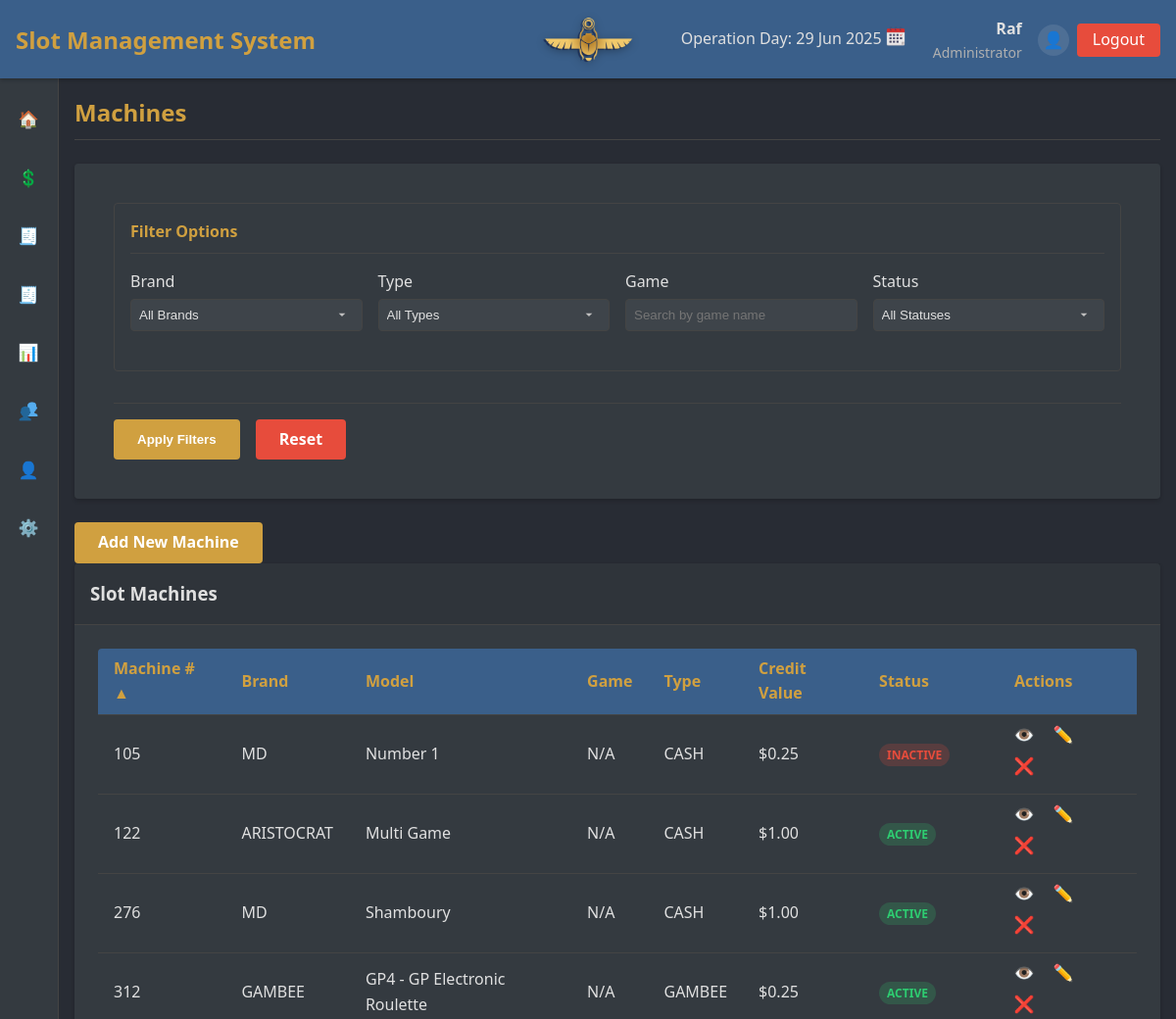
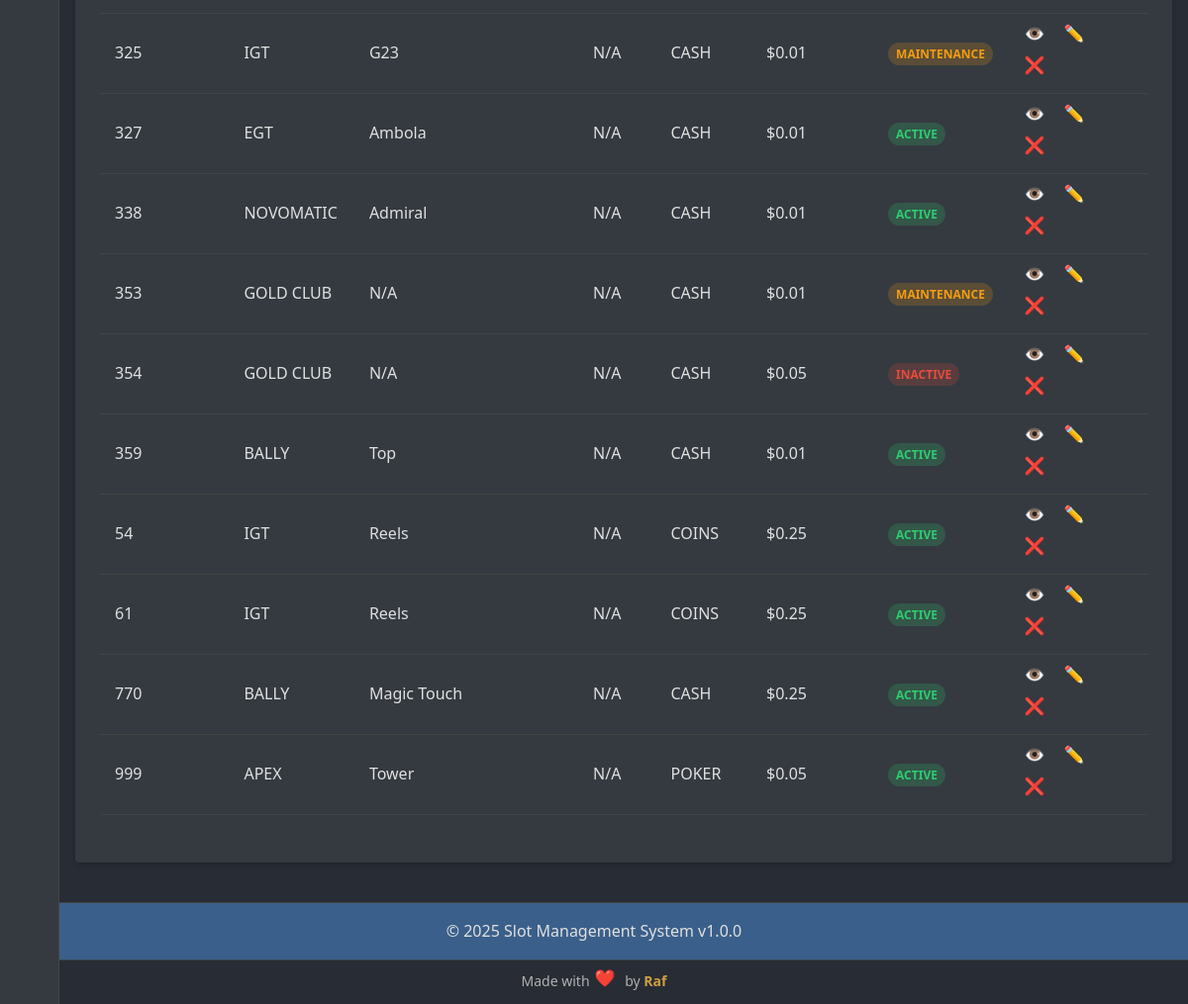
/index.php?page=machines (signed in), run on the app's committed database (2 pictures, top to bottom).
### tables this page shows
CREATE TABLE `machines` (
  `id` int NOT NULL AUTO_INCREMENT,
  `machine_number` varchar(50) NOT NULL,
  `brand_id` int DEFAULT NULL,
  `model` varchar(100) NOT NULL,
  `game` varchar(100) DEFAULT NULL,
  `type_id` int DEFAULT NULL,
  `credit_value` decimal(10,2) NOT NULL,
  `manufacturing_year` int DEFAULT NULL,
  `ip_address` varchar(15) DEFAULT NULL,
  `mac_address` varchar(17) DEFAULT NULL,
  `serial_number` varchar(100) DEFAULT NULL,
  `status` enum('Active','Inactive','Maintenance','Reserved') NOT NULL DEFAULT 'Active',
  `created_at` timestamp NULL DEFAULT CURRENT_TIMESTAMP,
  `updated_at` timestamp NULL DEFAULT CURRENT_TIMESTAMP ON UPDATE CURRENT_TIMESTAMP,
  PRIMARY KEY (`id`),
  UNIQUE KEY `machine_number` (`machine_number`),
  UNIQUE KEY `serial_number` (`serial_number`),
  KEY `brand_id` (`brand_id`),
  KEY `type_id` (`type_id`),
  KEY `idx_machines_game` (`game`)
);

CREATE TABLE `brands` (
  `id` int NOT NULL AUTO_INCREMENT,
  `name` varchar(100) NOT NULL,
  `description` text,
  `created_at` timestamp NULL DEFAULT CURRENT_TIMESTAMP,
  `updated_at` timestamp NULL DEFAULT CURRENT_TIMESTAMP ON UPDATE CURRENT_TIMESTAMP,
  PRIMARY KEY (`id`),
  UNIQUE KEY `name` (`name`)
);

CREATE TABLE `machine_types` (
  `id` int NOT NULL AUTO_INCREMENT,
  `name` varchar(50) NOT NULL,
  `description` text,
  `created_at` timestamp NULL DEFAULT CURRENT_TIMESTAMP,
  `updated_at` timestamp NULL DEFAULT CURRENT_TIMESTAMP ON UPDATE CURRENT_TIMESTAMP,
  PRIMARY KEY (`id`),
  UNIQUE KEY `name` (`name`)
);

### includes/functions.php (called while the page is built, shortened)
<?php
function has_permission($required_role) {
    $user_role = $_SESSION['user_role'] ?? '';
    if ($user_role === 'admin') {
        return true;
    }
    return false;
}
function format_currency($amount) {
    return '$' . number_format((float)$amount, 2);
}
function icon($name) {
    return ICON_PATH . '/' . $name . '.png';
}
?>

### pages/machines/list.php (the view, shortened to what this page needs)
<?php
$sort_column = isset($_GET['sort']) ? $_GET['sort'] : 'machine_number';
$sort_order = isset($_GET['order']) ? $_GET['order'] : 'ASC';
$toggle_order = $sort_order == 'ASC' ? 'DESC' : 'ASC';
$filter_brand = isset($_GET['brand']) ? $_GET['brand'] : '';
$filter_type = isset($_GET['type']) ? $_GET['type'] : '';
$filter_status = isset($_GET['status']) ? $_GET['status'] : '';
$filter_game = isset($_GET['game']) ? $_GET['game'] : '';
$query = "
    SELECT m.*, b.name as brand_name, mt.name as type_name
    FROM machines m
    LEFT JOIN brands b ON m.brand_id = b.id
    LEFT JOIN machine_types mt ON m.type_id = mt.id
    WHERE 1=1
";
$params = [];
$query .= " ORDER BY " . ($sort_column == 'brand_id' ? 'b.name' : ($sort_column == 'type_id' ? 'mt.name' : "m.$sort_column")) . " $sort_order";
try {
    $stmt = $conn->prepare($query);
    $stmt->execute($params);
    $machines = $stmt->fetchAll();
} catch (PDOException $e) {
    echo "Database error: " . $e->getMessage();
    $machines = [];
    $brands = [];
    $types = [];
    $games = [];
}
?>
<div class="machines-list fade-in">
    <div class="filters-container card mb-6">
        <div class="card-body">
            <form action="index.php" method="GET">
                <div class="form-section">
                    <h4>Filter Options</h4>
                    <div class="row">
                        <div class="col">
                            <div class="form-group">
                                <label for="brand">Brand</label>
                                <select name="brand" id="brand" class="form-control">
                                    <option value="">All Brands</option>
                                </select>
                            </div>
                        </div>
                        <div class="col">
                            <div class="form-group">
                                <label for="type">Type</label>
                                <select name="type" id="type" class="form-control">
                                    <option value="">All Types</option>
                                </select>
                            </div>
                        </div>
                        <div class="col">
                            <div class="form-group">
                                <label for="game">Game</label>
                                <input type="text" name="game" id="game" class="form-control"
                                       value="<?php echo htmlspecialchars($filter_game); ?>"
                                       placeholder="Search by game name">
                            </div>
                        </div>
                        <div class="col">
                            <div class="form-group">
                                <label for="status">Status</label>
                                <select name="status" id="status" class="form-control">
                                    <option value="">All Statuses</option>
                                </select>
                            </div>
                        </div>
                    </div>
                </div>
                <div class="form-actions">
                    <button type="submit" class="btn btn-primary">Apply Filters</button>
                    <a href="index.php?page=machines" class="btn btn-danger">Reset</a>
                </div>
            </form>
        </div>
    </div>
    <?php if ($can_edit): ?>
    <div class="action-buttons">
        <a href="index.php?page=machines&action=create" class="btn btn-primary">Add New Machine</a>
    </div>
    <?php endif; ?>
    <div class="card">
        <div class="card-header">
            <h3>Slot Machines</h3>
        </div>
        <div class="card-body">
            <div class="table-container">
                <table>
                    <thead>
                        <tr>
                            <th>
                                <a href="index.php?page=machines&sort=machine_number&order=<?php echo $sort_column == 'machine_number' ? $toggle_order : 'ASC'; ?><?php echo !empty($filter_brand) ? '&brand=' . $filter_brand : ''; ?><?php echo !empty($filter_type) ? '&type=' . $filter_type : ''; ?><?php echo !empty($filter_status) ? '&status=' . $filter_status : ''; ?><?php echo !empty($filter_game) ? '&game=' . urlencode($filter_game) : ''; ?>">
                                    Machine #
                                    <?php if ($sort_column == 'machine_number'): ?>
                                        <span class="sort-indicator"><?php echo $sort_order == 'ASC' ? '▲' : '▼'; ?></span>
                                    <?php endif; ?>
                                </a>
                            </th>
                            <th>
                                <a href="index.php?page=machines&sort=brand_id&order=<?php echo $sort_column == 'brand_id' ? $toggle_order : 'ASC'; ?><?php echo !empty($filter_brand) ? '&brand=' . $filter_brand : ''; ?><?php echo !empty($filter_type) ? '&type=' . $filter_type : ''; ?><?php echo !empty($filter_status) ? '&status=' . $filter_status : ''; ?><?php echo !empty($filter_game) ? '&game=' . urlencode($filter_game) : ''; ?>">
                                    Brand
                                </a>
                            </th>
                            <th>Model</th>
                            <th>
                                <a href="index.php?page=machines&sort=game&order=<?php echo $sort_column == 'game' ? $toggle_order : 'ASC'; ?><?php echo !empty($filter_brand) ? '&brand=' . $filter_brand : ''; ?><?php echo !empty($filter_type) ? '&type=' . $filter_type : ''; ?><?php echo !empty($filter_status) ? '&status=' . $filter_status : ''; ?><?php echo !empty($filter_game) ? '&game=' . urlencode($filter_game) : ''; ?>">
                                    Game
                                </a>
                            </th>
                            <th>
                                <a href="index.php?page=machines&sort=type_id&order=<?php echo $sort_column == 'type_id' ? $toggle_order : 'ASC'; ?><?php echo !empty($filter_brand) ? '&brand=' . $filter_brand : ''; ?><?php echo !empty($filter_type) ? '&type=' . $filter_type : ''; ?><?php echo !empty($filter_status) ? '&status=' . $filter_status : ''; ?><?php echo !empty($filter_game) ? '&game=' . urlencode($filter_game) : ''; ?>">
                                    Type
                                </a>
                            </th>
                            <th>
                                <a href="index.php?page=machines&sort=credit_value&order=<?php echo $sort_column == 'credit_value' ? $toggle_order : 'ASC'; ?><?php echo !empty($filter_brand) ? '&brand=' . $filter_brand : ''; ?><?php echo !empty($filter_type) ? '&type=' . $filter_type : ''; ?><?php echo !empty($filter_status) ? '&status=' . $filter_status : ''; ?><?php echo !empty($filter_game) ? '&game=' . urlencode($filter_game) : ''; ?>">
                                    Credit Value
                                </a>
                            </th>
                            <th>
                                <a href="index.php?page=machines&sort=status&order=<?php echo $sort_column == 'status' ? $toggle_order : 'ASC'; ?><?php echo !empty($filter_brand) ? '&brand=' . $filter_brand : ''; ?><?php echo !empty($filter_type) ? '&type=' . $filter_type : ''; ?><?php echo !empty($filter_status) ? '&status=' . $filter_status : ''; ?><?php echo !empty($filter_game) ? '&game=' . urlencode($filter_game) : ''; ?>">
                                    Status
                                </a>
                            </th>
                            <th>Actions</th>
                        </tr>
                    </thead>
                    <tbody>
                        <?php if (empty($machines)): ?>
                            <tr>
                                <td colspan="8" class="text-center">No machines found</td>
                            </tr>
                        <?php else: ?>
                            <?php foreach ($machines as $machine): ?>
                                <tr>
                                    <td><?php echo htmlspecialchars($machine['machine_number']); ?></td>
                                    <td><?php echo htmlspecialchars($machine['brand_name'] ?? 'N/A'); ?></td>
                                    <td><?php echo htmlspecialchars($machine['model']); ?></td>
                                    <td><?php echo htmlspecialchars($machine['game'] ?? 'N/A'); ?></td>
                                    <td><?php echo htmlspecialchars($machine['type_name']); ?></td>
                                    <td><?php echo format_currency($machine['credit_value']); ?></td>
                                    <td>
                                        <span class="status status-<?php echo strtolower($machine['status']); ?>">
                                            <?php echo htmlspecialchars($machine['status']); ?>
                                        </span>
                                    </td>
                                    <td>
                                        <a href="index.php?page=machines&action=view&id=<?php echo $machine['id']; ?>" class="action-btn view-btn" data-tooltip="View Details"><span class="menu-icon"><img src="<?= icon('view2') ?>"/></span></a>
                                        <?php if ($can_edit): ?>
                                            <a href="index.php?page=machines&action=edit&id=<?php echo $machine['id']; ?>" class="action-btn edit-btn" data-tooltip="Edit"><span class="menu-icon"><img src="<?= icon('edit') ?>"/></span></a>
                                            <a href="index.php?page=machines&action=delete&id=<?php echo $machine['id']; ?>" class="action-btn delete-btn" data-tooltip="Delete" data-confirm="Are you sure you want to delete this machine?"><span class="menu-icon"><img src="<?= icon('delete') ?>"/></span></a>
                                        <?php endif; ?>
                                    </td>
                                </tr>
                            <?php endforeach; ?>
                        <?php endif; ?>
                    </tbody>
                </table>
            </div>
        </div>
    </div>
</div>

### data on the page
machines: machine_number "105", brand.name "MD", model "Number 1", game "N/A", machine_types.name "CASH", credit_value "$0.25", status "INACTIVE"
machines: machine_number "122", brand.name "ARISTOCRAT", model "Multi Game", game "N/A", machine_types.name "CASH", credit_value "$1.00", status "ACTIVE"
machines: machine_number "276", brand.name "MD", model "Shamboury", game "N/A", machine_types.name "CASH", credit_value "$1.00", status "ACTIVE"
machines: machine_number "312", brand.name "GAMBEE", model "GP4 - GP Electronic Roulette", game "N/A", machine_types.name "GAMBEE", credit_value "$0.25", status "ACTIVE"
machines: machine_number "325", brand.name "IGT", model "G23", game "N/A", machine_types.name "CASH", credit_value "$0.01", status "MAINTENANCE"
machines: machine_number "327", brand.name "EGT", model "Ambola", game "N/A", machine_types.name "CASH", credit_value "$0.01", status "ACTIVE"
machines: machine_number "338", brand.name "NOVOMATIC", model "Admiral", game "N/A", machine_types.name "CASH", credit_value "$0.01", status "ACTIVE"
machines: machine_number "353", brand.name "GOLD CLUB", model "N/A", game "N/A", machine_types.name "CASH", credit_value "$0.01", status "MAINTENANCE"
machines: machine_number "354", brand.name "GOLD CLUB", model "N/A", game "N/A", machine_types.name "CASH", credit_value "$0.05", status "INACTIVE"
machines: machine_number "359", brand.name "BALLY", model "Top", game "N/A", machine_types.name "CASH", credit_value "$0.01", status "ACTIVE"
machines: machine_number "54", brand.name "IGT", model "Reels", game "N/A", machine_types.name "COINS", credit_value "$0.25", status "ACTIVE"
machines: machine_number "61", brand.name "IGT", model "Reels", game "N/A", machine_types.name "COINS", credit_value "$0.25", status "ACTIVE"
machines: machine_number "770", brand.name "BALLY", model "Magic Touch", game "N/A", machine_types.name "CASH", credit_value "$0.25", status "ACTIVE"
machines: machine_number "999", brand.name "APEX", model "Tower", game "N/A", machine_types.name "POKER", credit_value "$0.05", status "ACTIVE"

### other printed values
$app_name "Slot Management System"
$_SESSION['username'] "Raf"
$user_roles[$_SESSION['user_role']] "Administrator"
$app_version "1.0.0"
